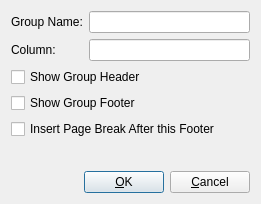
<ui version="4.0" >
 <author></author>
 <comment> * OpenRPT report writer and rendering engine
 * Copyright (C) 2001-2008 by OpenMFG, LLC
 *
 * This library is free software; you can redistribute it and/or
 * modify it under the terms of the GNU Lesser General Public
 * License as published by the Free Software Foundation; either
 * version 2.1 of the License, or (at your option) any later version.
 *
 * This library is distributed in the hope that it will be useful,
 * but WITHOUT ANY WARRANTY; without even the implied warranty of
 * MERCHANTABILITY or FITNESS FOR A PARTICULAR PURPOSE. See the GNU
 * Lesser General Public License for more details.
 *
 * You should have received a copy of the GNU Lesser General Public
 * License along with this library; if not, write to the Free Software
 * Foundation, Inc., 59 Temple Place, Suite 330, Boston, MA 02111-1307 USA
 * Please contact info@openmfg.com with any questions on this license.</comment>
 <exportmacro></exportmacro>
 <class>DetailGroupSectionDialog</class>
 <widget class="QDialog" name="DetailGroupSectionDialog" >
  <property name="geometry" >
   <rect>
    <x>0</x>
    <y>0</y>
    <width>261</width>
    <height>204</height>
   </rect>
  </property>
  <property name="windowTitle" >
   <string>Group Section Editor</string>
  </property>
  <layout class="QVBoxLayout" >
   <property name="margin" >
    <number>11</number>
   </property>
   <property name="spacing" >
    <number>6</number>
   </property>
   <item>
    <layout class="QGridLayout" >
     <property name="margin" >
      <number>0</number>
     </property>
     <property name="spacing" >
      <number>6</number>
     </property>
     <item row="0" column="1" >
      <widget class="QLineEdit" name="tbName" />
     </item>
     <item row="1" column="0" >
      <widget class="QLabel" name="lblColumn" >
       <property name="text" >
        <string>Column:</string>
       </property>
      </widget>
     </item>
     <item row="0" column="0" >
      <widget class="QLabel" name="lblName" >
       <property name="text" >
        <string>Group Name:</string>
       </property>
      </widget>
     </item>
     <item row="1" column="1" >
      <widget class="QLineEdit" name="tbColumn" />
     </item>
    </layout>
   </item>
   <item>
    <widget class="QCheckBox" name="cbHead" >
     <property name="text" >
      <string>Show Group Header</string>
     </property>
    </widget>
   </item>
   <item>
    <widget class="QCheckBox" name="cbFoot" >
     <property name="text" >
      <string>Show Group Footer</string>
     </property>
    </widget>
   </item>
   <item>
    <widget class="QCheckBox" name="breakAfterFooter" >
     <property name="text" >
      <string>Insert Page Break After this Footer</string>
     </property>
    </widget>
   </item>
   <item>
    <spacer>
     <property name="orientation" >
      <enum>Qt::Vertical</enum>
     </property>
     <property name="sizeType" >
      <enum>QSizePolicy::Expanding</enum>
     </property>
     <property name="sizeHint" >
      <size>
       <width>20</width>
       <height>20</height>
      </size>
     </property>
    </spacer>
   </item>
   <item>
    <layout class="QHBoxLayout" >
     <property name="margin" >
      <number>0</number>
     </property>
     <property name="spacing" >
      <number>6</number>
     </property>
     <item>
      <spacer>
       <property name="orientation" >
        <enum>Qt::Horizontal</enum>
       </property>
       <property name="sizeType" >
        <enum>QSizePolicy::Expanding</enum>
       </property>
       <property name="sizeHint" >
        <size>
         <width>40</width>
         <height>20</height>
        </size>
       </property>
      </spacer>
     </item>
     <item>
      <widget class="QPushButton" name="btnOk" >
       <property name="text" >
        <string>&amp;OK</string>
       </property>
       <property name="autoDefault" >
        <bool>true</bool>
       </property>
       <property name="default" >
        <bool>true</bool>
       </property>
      </widget>
     </item>
     <item>
      <widget class="QPushButton" name="bntCancel" >
       <property name="text" >
        <string>&amp;Cancel</string>
       </property>
      </widget>
     </item>
    </layout>
   </item>
  </layout>
 </widget>
 <layoutdefault spacing="6" margin="11" />
 <pixmapfunction>qPixmapFromMimeSource</pixmapfunction>
 <tabstops>
  <tabstop>tbName</tabstop>
  <tabstop>tbColumn</tabstop>
  <tabstop>cbHead</tabstop>
  <tabstop>cbFoot</tabstop>
  <tabstop>breakAfterFooter</tabstop>
  <tabstop>btnOk</tabstop>
  <tabstop>bntCancel</tabstop>
 </tabstops>
 <resources/>
 <connections>
  <connection>
   <sender>btnOk</sender>
   <signal>clicked()</signal>
   <receiver>DetailGroupSectionDialog</receiver>
   <slot>accept()</slot>
   <hints>
    <hint type="sourcelabel" >
     <x>20</x>
     <y>20</y>
    </hint>
    <hint type="destinationlabel" >
     <x>20</x>
     <y>20</y>
    </hint>
   </hints>
  </connection>
  <connection>
   <sender>bntCancel</sender>
   <signal>clicked()</signal>
   <receiver>DetailGroupSectionDialog</receiver>
   <slot>reject()</slot>
   <hints>
    <hint type="sourcelabel" >
     <x>20</x>
     <y>20</y>
    </hint>
    <hint type="destinationlabel" >
     <x>20</x>
     <y>20</y>
    </hint>
   </hints>
  </connection>
 </connections>
</ui>
